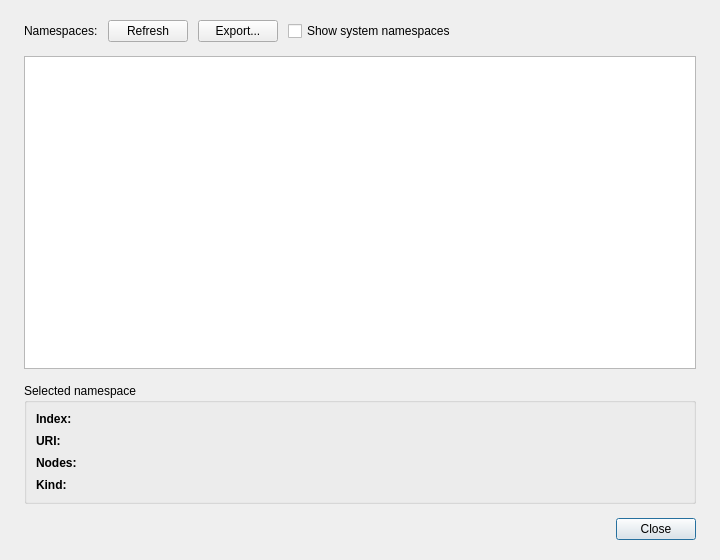
<?xml version="1.0" encoding="UTF-8"?>
<ui version="4.0">
 <class>NamespaceInspectorDialog</class>
 <widget class="QDialog" name="NamespaceInspectorDialog">
  <property name="geometry">
   <rect>
    <x>0</x>
    <y>0</y>
    <width>720</width>
    <height>560</height>
   </rect>
  </property>
  <property name="windowTitle">
   <string>Namespace Inspector</string>
  </property>
  <layout class="QVBoxLayout" name="rootLayout">
   <property name="spacing">
    <number>14</number>
   </property>
   <property name="leftMargin">
    <number>24</number>
   </property>
   <property name="topMargin">
    <number>20</number>
   </property>
   <property name="rightMargin">
    <number>24</number>
   </property>
   <property name="bottomMargin">
    <number>20</number>
   </property>
   <item>
    <layout class="QHBoxLayout" name="headerLayout">
     <property name="spacing">
      <number>10</number>
     </property>
     <item>
      <widget class="QLabel" name="namespacesCaption">
       <property name="text">
        <string>Namespaces:</string>
       </property>
      </widget>
     </item>
     <item>
      <widget class="ThemedPushButton" name="refreshButton">
       <property name="text">
        <string>Refresh</string>
       </property>
       <property name="iconName" stdset="0">
        <string notr="true">refresh</string>
       </property>
      </widget>
     </item>
     <item>
      <widget class="ThemedPushButton" name="exportButton">
       <property name="text">
        <string>Export...</string>
       </property>
       <property name="iconName" stdset="0">
        <string notr="true">download</string>
       </property>
      </widget>
     </item>
     <item>
      <widget class="QCheckBox" name="showSystemCheckBox">
       <property name="text">
        <string>Show system namespaces</string>
       </property>
      </widget>
     </item>
     <item>
      <spacer name="headerSpacer">
       <property name="orientation">
        <enum>Qt::Orientation::Horizontal</enum>
       </property>
       <property name="sizeHint" stdset="0">
        <size>
         <width>0</width>
         <height>0</height>
        </size>
       </property>
      </spacer>
     </item>
     <item>
      <widget class="QLabel" name="statusLabel">
       <property name="text">
        <string/>
       </property>
      </widget>
     </item>
    </layout>
   </item>
   <item>
    <widget class="TableView" name="namespaceTable">
     <property name="minimumSize">
      <size>
       <width>0</width>
       <height>220</height>
      </size>
     </property>
     <property name="fullTextHorizontalScroll" stdset="0">
      <bool>false</bool>
     </property>
     <property name="editTriggers">
      <set>QAbstractItemView::EditTrigger::NoEditTriggers</set>
     </property>
     <property name="selectionMode">
      <enum>QAbstractItemView::SelectionMode::SingleSelection</enum>
     </property>
     <property name="selectionBehavior">
      <enum>QAbstractItemView::SelectionBehavior::SelectRows</enum>
     </property>
     <property name="horizontalScrollMode">
      <enum>QAbstractItemView::ScrollMode::ScrollPerPixel</enum>
     </property>
     <property name="wordWrap">
      <bool>false</bool>
     </property>
     <attribute name="horizontalHeaderStretchLastSection">
      <bool>false</bool>
     </attribute>
     <attribute name="verticalHeaderVisible">
      <bool>false</bool>
     </attribute>
    </widget>
   </item>
   <item>
    <widget class="QGroupBox" name="selectedGroupBox">
     <property name="title">
      <string>Selected namespace</string>
     </property>
     <layout class="QVBoxLayout" name="selectedLayout">
      <property name="spacing">
       <number>10</number>
      </property>
      <item>
       <layout class="QGridLayout" name="selectedGrid" columnstretch="0,1">
        <property name="horizontalSpacing">
         <number>16</number>
        </property>
        <property name="verticalSpacing">
         <number>8</number>
        </property>
        <item row="0" column="0">
         <widget class="QLabel" name="indexCaption">
          <property name="font">
           <font>
            <bold>true</bold>
           </font>
          </property>
          <property name="text">
           <string>Index:</string>
          </property>
         </widget>
        </item>
        <item row="0" column="1">
         <widget class="QLabel" name="indexValue">
          <property name="text">
           <string/>
          </property>
          <property name="textInteractionFlags">
           <set>Qt::TextInteractionFlag::TextSelectableByMouse</set>
          </property>
         </widget>
        </item>
        <item row="1" column="0">
         <widget class="QLabel" name="uriCaption">
          <property name="font">
           <font>
            <bold>true</bold>
           </font>
          </property>
          <property name="text">
           <string>URI:</string>
          </property>
         </widget>
        </item>
        <item row="1" column="1">
         <widget class="QLabel" name="uriValue">
          <property name="text">
           <string/>
          </property>
          <property name="wordWrap">
           <bool>true</bool>
          </property>
          <property name="textInteractionFlags">
           <set>Qt::TextInteractionFlag::TextSelectableByMouse</set>
          </property>
         </widget>
        </item>
        <item row="2" column="0">
         <widget class="QLabel" name="nodesCaption">
          <property name="font">
           <font>
            <bold>true</bold>
           </font>
          </property>
          <property name="text">
           <string>Nodes:</string>
          </property>
         </widget>
        </item>
        <item row="2" column="1">
         <widget class="QLabel" name="nodesValue">
          <property name="text">
           <string/>
          </property>
          <property name="textInteractionFlags">
           <set>Qt::TextInteractionFlag::TextSelectableByMouse</set>
          </property>
         </widget>
        </item>
        <item row="3" column="0">
         <widget class="QLabel" name="kindCaption">
          <property name="font">
           <font>
            <bold>true</bold>
           </font>
          </property>
          <property name="text">
           <string>Kind:</string>
          </property>
         </widget>
        </item>
        <item row="3" column="1">
         <widget class="QLabel" name="kindValue">
          <property name="text">
           <string/>
          </property>
         </widget>
        </item>
       </layout>
      </item>
     </layout>
    </widget>
   </item>
   <item>
    <layout class="QHBoxLayout" name="buttonLayout">
     <item>
      <spacer name="buttonSpacer">
       <property name="orientation">
        <enum>Qt::Orientation::Horizontal</enum>
       </property>
       <property name="sizeHint" stdset="0">
        <size>
         <width>40</width>
         <height>20</height>
        </size>
       </property>
      </spacer>
     </item>
     <item>
      <widget class="ColoredPushButton" name="closeButton">
       <property name="text">
        <string>Close</string>
       </property>
       <property name="default">
        <bool>true</bool>
       </property>
      </widget>
     </item>
    </layout>
   </item>
  </layout>
 </widget>
 <customwidgets>
  <customwidget>
   <class>ThemedPushButton</class>
   <extends>QPushButton</extends>
   <header>widgets/themedpushbutton.h</header>
  </customwidget>
  <customwidget>
   <class>ColoredPushButton</class>
   <extends>QPushButton</extends>
   <header>widgets/coloredpushbutton.h</header>
  </customwidget>
  <customwidget>
   <class>TableView</class>
   <extends>QTableView</extends>
   <header>widgets/tableview.h</header>
  </customwidget>
 </customwidgets>
 <resources/>
 <connections/>
</ui>
